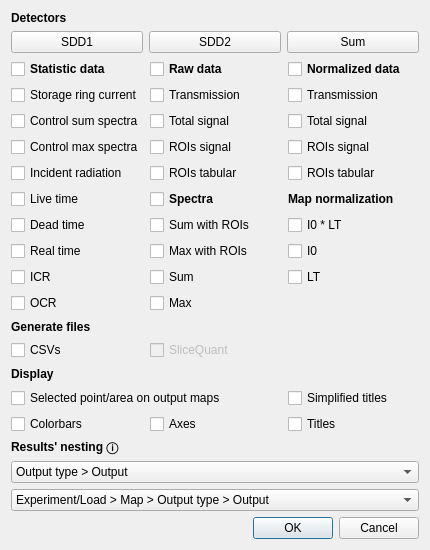
<?xml version="1.0" encoding="UTF-8"?>
<ui version="4.0">
 <class>Dialog</class>
 <widget class="QDialog" name="Dialog">
  <property name="geometry">
   <rect>
    <x>0</x>
    <y>0</y>
    <width>430</width>
    <height>550</height>
   </rect>
  </property>
  <property name="sizePolicy">
   <sizepolicy hsizetype="Fixed" vsizetype="Fixed">
    <horstretch>0</horstretch>
    <verstretch>0</verstretch>
   </sizepolicy>
  </property>
  <property name="minimumSize">
   <size>
    <width>430</width>
    <height>550</height>
   </size>
  </property>
  <layout class="QVBoxLayout" name="verticalLayout">
   <item>
    <widget class="QLabel" name="label_Detectors">
     <property name="sizePolicy">
      <sizepolicy hsizetype="Preferred" vsizetype="Fixed">
       <horstretch>0</horstretch>
       <verstretch>0</verstretch>
      </sizepolicy>
     </property>
     <property name="font">
      <font>
       <bold>true</bold>
      </font>
     </property>
     <property name="text">
      <string>Detectors</string>
     </property>
    </widget>
   </item>
   <item>
    <layout class="QHBoxLayout" name="horizontalLayout">
     <item>
      <widget class="QPushButton" name="pushButton_DetectorsSDD1">
       <property name="sizePolicy">
        <sizepolicy hsizetype="Minimum" vsizetype="Fixed">
         <horstretch>0</horstretch>
         <verstretch>0</verstretch>
        </sizepolicy>
       </property>
       <property name="text">
        <string>SDD1</string>
       </property>
       <property name="checkable">
        <bool>true</bool>
       </property>
      </widget>
     </item>
     <item>
      <widget class="QPushButton" name="pushButton_DetectorsSDD2">
       <property name="sizePolicy">
        <sizepolicy hsizetype="Minimum" vsizetype="Fixed">
         <horstretch>0</horstretch>
         <verstretch>0</verstretch>
        </sizepolicy>
       </property>
       <property name="text">
        <string>SDD2</string>
       </property>
       <property name="checkable">
        <bool>true</bool>
       </property>
      </widget>
     </item>
     <item>
      <widget class="QPushButton" name="pushButton_DetectorsSum">
       <property name="sizePolicy">
        <sizepolicy hsizetype="Minimum" vsizetype="Fixed">
         <horstretch>0</horstretch>
         <verstretch>0</verstretch>
        </sizepolicy>
       </property>
       <property name="text">
        <string>Sum</string>
       </property>
       <property name="checkable">
        <bool>true</bool>
       </property>
      </widget>
     </item>
    </layout>
   </item>
   <item>
    <layout class="QGridLayout" name="gridLayout">
     <item row="14" column="1">
      <widget class="QCheckBox" name="checkBox_DispAxes">
       <property name="text">
        <string>Axes</string>
       </property>
      </widget>
     </item>
     <item row="1" column="1">
      <widget class="QCheckBox" name="checkBox_UNormPIN">
       <property name="sizePolicy">
        <sizepolicy hsizetype="Preferred" vsizetype="Fixed">
         <horstretch>0</horstretch>
         <verstretch>0</verstretch>
        </sizepolicy>
       </property>
       <property name="text">
        <string>Transmission</string>
       </property>
      </widget>
     </item>
     <item row="3" column="2">
      <widget class="QCheckBox" name="checkBox_NormROIs">
       <property name="sizePolicy">
        <sizepolicy hsizetype="Preferred" vsizetype="Fixed">
         <horstretch>0</horstretch>
         <verstretch>0</verstretch>
        </sizepolicy>
       </property>
       <property name="text">
        <string>ROIs signal</string>
       </property>
      </widget>
     </item>
     <item row="0" column="2">
      <widget class="QCheckBox" name="checkBox_Norm">
       <property name="font">
        <font>
         <bold>true</bold>
        </font>
       </property>
       <property name="text">
        <string>Normalized data</string>
       </property>
       <property name="tristate">
        <bool>true</bool>
       </property>
      </widget>
     </item>
     <item row="12" column="0">
      <widget class="QLabel" name="label_5">
       <property name="font">
        <font>
         <bold>true</bold>
        </font>
       </property>
       <property name="text">
        <string>Display</string>
       </property>
      </widget>
     </item>
     <item row="4" column="1">
      <widget class="QCheckBox" name="checkBox_UNormTabular">
       <property name="text">
        <string>ROIs tabular</string>
       </property>
      </widget>
     </item>
     <item row="6" column="1">
      <widget class="QCheckBox" name="checkBox_SpectraSumROIs">
       <property name="sizePolicy">
        <sizepolicy hsizetype="Preferred" vsizetype="Fixed">
         <horstretch>0</horstretch>
         <verstretch>0</verstretch>
        </sizepolicy>
       </property>
       <property name="text">
        <string>Sum with ROIs</string>
       </property>
      </widget>
     </item>
     <item row="0" column="1">
      <widget class="QCheckBox" name="checkBox_UNorm">
       <property name="font">
        <font>
         <bold>true</bold>
        </font>
       </property>
       <property name="text">
        <string>Raw data</string>
       </property>
       <property name="tristate">
        <bool>true</bool>
       </property>
      </widget>
     </item>
     <item row="7" column="2">
      <widget class="QCheckBox" name="checkBox_NormTypeI0">
       <property name="text">
        <string>I0</string>
       </property>
      </widget>
     </item>
     <item row="14" column="2">
      <widget class="QCheckBox" name="checkBox_DispTitles">
       <property name="text">
        <string>Titles</string>
       </property>
      </widget>
     </item>
     <item row="5" column="0">
      <widget class="QCheckBox" name="checkBox_DiagLT">
       <property name="sizePolicy">
        <sizepolicy hsizetype="Preferred" vsizetype="Fixed">
         <horstretch>0</horstretch>
         <verstretch>0</verstretch>
        </sizepolicy>
       </property>
       <property name="text">
        <string>Live time</string>
       </property>
      </widget>
     </item>
     <item row="8" column="2">
      <widget class="QCheckBox" name="checkBox_NormTypeLT">
       <property name="text">
        <string>LT</string>
       </property>
      </widget>
     </item>
     <item row="13" column="2">
      <widget class="QCheckBox" name="checkBox_DispSimpTitles">
       <property name="text">
        <string>Simplified titles</string>
       </property>
      </widget>
     </item>
     <item row="13" column="0" colspan="2">
      <widget class="QCheckBox" name="checkBox_DispSelected">
       <property name="text">
        <string>Selected point/area on output maps</string>
       </property>
      </widget>
     </item>
     <item row="11" column="1">
      <widget class="QCheckBox" name="checkBox_GenWiatrowska">
       <property name="enabled">
        <bool>false</bool>
       </property>
       <property name="text">
        <string>SliceQuant</string>
       </property>
      </widget>
     </item>
     <item row="10" column="0">
      <widget class="QLabel" name="label_6">
       <property name="font">
        <font>
         <bold>true</bold>
        </font>
       </property>
       <property name="text">
        <string>Generate files</string>
       </property>
      </widget>
     </item>
     <item row="3" column="1">
      <widget class="QCheckBox" name="checkBox_UNormROIs">
       <property name="sizePolicy">
        <sizepolicy hsizetype="Preferred" vsizetype="Fixed">
         <horstretch>0</horstretch>
         <verstretch>0</verstretch>
        </sizepolicy>
       </property>
       <property name="text">
        <string>ROIs signal</string>
       </property>
      </widget>
     </item>
     <item row="7" column="1">
      <widget class="QCheckBox" name="checkBox_SpectraMaxROIs">
       <property name="text">
        <string>Max with ROIs</string>
       </property>
      </widget>
     </item>
     <item row="9" column="1">
      <widget class="QCheckBox" name="checkBox_SpectraMax">
       <property name="sizePolicy">
        <sizepolicy hsizetype="Preferred" vsizetype="Fixed">
         <horstretch>0</horstretch>
         <verstretch>0</verstretch>
        </sizepolicy>
       </property>
       <property name="text">
        <string>Max</string>
       </property>
      </widget>
     </item>
     <item row="2" column="2">
      <widget class="QCheckBox" name="checkBox_NormTotal">
       <property name="sizePolicy">
        <sizepolicy hsizetype="Preferred" vsizetype="Fixed">
         <horstretch>0</horstretch>
         <verstretch>0</verstretch>
        </sizepolicy>
       </property>
       <property name="text">
        <string>Total signal</string>
       </property>
      </widget>
     </item>
     <item row="5" column="1">
      <widget class="QCheckBox" name="checkBox_Spectra">
       <property name="font">
        <font>
         <bold>true</bold>
        </font>
       </property>
       <property name="text">
        <string>Spectra</string>
       </property>
       <property name="tristate">
        <bool>true</bool>
       </property>
      </widget>
     </item>
     <item row="2" column="0">
      <widget class="QCheckBox" name="checkBox_DiagSum">
       <property name="sizePolicy">
        <sizepolicy hsizetype="Preferred" vsizetype="Fixed">
         <horstretch>0</horstretch>
         <verstretch>0</verstretch>
        </sizepolicy>
       </property>
       <property name="text">
        <string>Control sum spectra</string>
       </property>
      </widget>
     </item>
     <item row="8" column="1">
      <widget class="QCheckBox" name="checkBox_SpectraSum">
       <property name="sizePolicy">
        <sizepolicy hsizetype="Preferred" vsizetype="Fixed">
         <horstretch>0</horstretch>
         <verstretch>0</verstretch>
        </sizepolicy>
       </property>
       <property name="text">
        <string>Sum</string>
       </property>
      </widget>
     </item>
     <item row="6" column="0">
      <widget class="QCheckBox" name="checkBox_DiagDT">
       <property name="sizePolicy">
        <sizepolicy hsizetype="Preferred" vsizetype="Fixed">
         <horstretch>0</horstretch>
         <verstretch>0</verstretch>
        </sizepolicy>
       </property>
       <property name="text">
        <string>Dead time</string>
       </property>
      </widget>
     </item>
     <item row="7" column="0">
      <widget class="QCheckBox" name="checkBox_DiagRT">
       <property name="sizePolicy">
        <sizepolicy hsizetype="Preferred" vsizetype="Fixed">
         <horstretch>0</horstretch>
         <verstretch>0</verstretch>
        </sizepolicy>
       </property>
       <property name="text">
        <string>Real time</string>
       </property>
      </widget>
     </item>
     <item row="6" column="2">
      <widget class="QCheckBox" name="checkBox_NormTypeI0LT">
       <property name="text">
        <string>I0 * LT</string>
       </property>
      </widget>
     </item>
     <item row="0" column="0">
      <widget class="QCheckBox" name="checkBox_Diag">
       <property name="font">
        <font>
         <bold>true</bold>
        </font>
       </property>
       <property name="text">
        <string>Statistic data</string>
       </property>
       <property name="tristate">
        <bool>true</bool>
       </property>
      </widget>
     </item>
     <item row="4" column="2">
      <widget class="QCheckBox" name="checkBox_NormTabular">
       <property name="text">
        <string>ROIs tabular</string>
       </property>
      </widget>
     </item>
     <item row="1" column="0">
      <widget class="QCheckBox" name="checkBox_DiagRC">
       <property name="sizePolicy">
        <sizepolicy hsizetype="Preferred" vsizetype="Fixed">
         <horstretch>0</horstretch>
         <verstretch>0</verstretch>
        </sizepolicy>
       </property>
       <property name="text">
        <string>Storage ring current</string>
       </property>
      </widget>
     </item>
     <item row="11" column="0">
      <widget class="QCheckBox" name="checkBox_GenCsvs">
       <property name="text">
        <string>CSVs</string>
       </property>
      </widget>
     </item>
     <item row="2" column="1">
      <widget class="QCheckBox" name="checkBox_UNormTotal">
       <property name="sizePolicy">
        <sizepolicy hsizetype="Preferred" vsizetype="Fixed">
         <horstretch>0</horstretch>
         <verstretch>0</verstretch>
        </sizepolicy>
       </property>
       <property name="text">
        <string>Total signal</string>
       </property>
      </widget>
     </item>
     <item row="4" column="0">
      <widget class="QCheckBox" name="checkBox_DiagI0">
       <property name="sizePolicy">
        <sizepolicy hsizetype="Preferred" vsizetype="Fixed">
         <horstretch>0</horstretch>
         <verstretch>0</verstretch>
        </sizepolicy>
       </property>
       <property name="text">
        <string>Incident radiation</string>
       </property>
      </widget>
     </item>
     <item row="5" column="2">
      <widget class="QLabel" name="label_2">
       <property name="font">
        <font>
         <bold>true</bold>
        </font>
       </property>
       <property name="text">
        <string>Map normalization</string>
       </property>
      </widget>
     </item>
     <item row="1" column="2">
      <widget class="QCheckBox" name="checkBox_NormPIN">
       <property name="text">
        <string>Transmission</string>
       </property>
      </widget>
     </item>
     <item row="14" column="0">
      <widget class="QCheckBox" name="checkBox_DispColorbars">
       <property name="text">
        <string>Colorbars</string>
       </property>
      </widget>
     </item>
     <item row="8" column="0">
      <widget class="QCheckBox" name="checkBox_DiagICR">
       <property name="sizePolicy">
        <sizepolicy hsizetype="Preferred" vsizetype="Fixed">
         <horstretch>0</horstretch>
         <verstretch>0</verstretch>
        </sizepolicy>
       </property>
       <property name="text">
        <string>ICR</string>
       </property>
      </widget>
     </item>
     <item row="9" column="0">
      <widget class="QCheckBox" name="checkBox_DiagOCR">
       <property name="sizePolicy">
        <sizepolicy hsizetype="Preferred" vsizetype="Fixed">
         <horstretch>0</horstretch>
         <verstretch>0</verstretch>
        </sizepolicy>
       </property>
       <property name="text">
        <string>OCR</string>
       </property>
      </widget>
     </item>
     <item row="15" column="0">
      <widget class="QLabel" name="label_Nesting">
       <property name="font">
        <font>
         <bold>true</bold>
        </font>
       </property>
       <property name="toolTip">
        <string>&lt;html&gt;&lt;head/&gt;&lt;body&gt;&lt;p&gt;&lt;span style=&quot; font-weight:700;&quot;&gt;Output type&lt;/span&gt; generates subfolders with names:&lt;/p&gt;&lt;ul style=&quot;margin-top: 0px; margin-bottom: 0px; margin-left: 0px; margin-right: 0px; -qt-list-indent: 1;&quot;&gt;&lt;li style=&quot; margin-top:12px; margin-bottom:0px; margin-left:0px; margin-right:0px; -qt-block-indent:0; text-indent:0px;&quot;&gt;StatisticData,&lt;/li&gt;&lt;li style=&quot; margin-top:0px; margin-bottom:0px; margin-left:0px; margin-right:0px; -qt-block-indent:0; text-indent:0px;&quot;&gt;RawData,&lt;/li&gt;&lt;li style=&quot; margin-top:0px; margin-bottom:0px; margin-left:0px; margin-right:0px; -qt-block-indent:0; text-indent:0px;&quot;&gt;Normalized&amp;lt;NormalizationType&amp;gt;,&lt;/li&gt;&lt;li style=&quot; margin-top:0px; margin-bottom:12px; margin-left:0px; margin-right:0px; -qt-block-indent:0; text-indent:0px;&quot;&gt;Spectra,&lt;/li&gt;&lt;/ul&gt;&lt;p&gt;where &lt;span style=&quot; font-weight:700;&quot;&gt;Output&lt;/span&gt; (result files) will be placed in accordance with the above selection.&lt;/p&gt;&lt;/body&gt;&lt;/html&gt;</string>
       </property>
       <property name="lineWidth">
        <number>2</number>
       </property>
       <property name="text">
        <string>&lt;html&gt;&lt;head/&gt;&lt;body&gt;&lt;p&gt;Results' nesting ⓘ&lt;/p&gt;&lt;/body&gt;&lt;/html&gt;</string>
       </property>
      </widget>
     </item>
     <item row="3" column="0">
      <widget class="QCheckBox" name="checkBox_DiagMax">
       <property name="sizePolicy">
        <sizepolicy hsizetype="Preferred" vsizetype="Fixed">
         <horstretch>0</horstretch>
         <verstretch>0</verstretch>
        </sizepolicy>
       </property>
       <property name="text">
        <string>Control max spectra</string>
       </property>
      </widget>
     </item>
     <item row="16" column="0" colspan="3">
      <layout class="QVBoxLayout" name="verticalLayout_2">
       <item>
        <widget class="QComboBox" name="comboBox_Single">
         <item>
          <property name="text">
           <string>Output type &gt; Output</string>
          </property>
         </item>
         <item>
          <property name="text">
           <string>Output</string>
          </property>
         </item>
        </widget>
       </item>
       <item>
        <widget class="QComboBox" name="comboBox_Batch">
         <item>
          <property name="text">
           <string>Experiment/Load &gt; Map &gt; Output type &gt; Output</string>
          </property>
         </item>
         <item>
          <property name="text">
           <string>Experiment/Load &gt; Map &gt; Output</string>
          </property>
         </item>
         <item>
          <property name="text">
           <string>Map &gt; Output type &gt; Output</string>
          </property>
         </item>
         <item>
          <property name="text">
           <string>Map &gt; Output</string>
          </property>
         </item>
         <item>
          <property name="text">
           <string>Output</string>
          </property>
         </item>
         <item>
          <property name="text">
           <string>Output type &gt; Output</string>
          </property>
         </item>
         <item>
          <property name="text">
           <string>Output type &gt; Map &gt; Output</string>
          </property>
         </item>
         <item>
          <property name="text">
           <string>Output type &gt; Experiment/Load &gt; Map &gt; Output</string>
          </property>
         </item>
         <item>
          <property name="text">
           <string>Experiment/Load &gt; Output type &gt; Map &gt; Output</string>
          </property>
         </item>
        </widget>
       </item>
      </layout>
     </item>
    </layout>
   </item>
   <item>
    <widget class="QDialogButtonBox" name="buttonBox">
     <property name="orientation">
      <enum>Qt::Orientation::Horizontal</enum>
     </property>
     <property name="standardButtons">
      <set>QDialogButtonBox::StandardButton::Cancel|QDialogButtonBox::StandardButton::Ok</set>
     </property>
    </widget>
   </item>
  </layout>
 </widget>
 <resources/>
 <connections>
  <connection>
   <sender>buttonBox</sender>
   <signal>accepted()</signal>
   <receiver>Dialog</receiver>
   <slot>accept()</slot>
   <hints>
    <hint type="sourcelabel">
     <x>248</x>
     <y>254</y>
    </hint>
    <hint type="destinationlabel">
     <x>157</x>
     <y>274</y>
    </hint>
   </hints>
  </connection>
  <connection>
   <sender>buttonBox</sender>
   <signal>rejected()</signal>
   <receiver>Dialog</receiver>
   <slot>reject()</slot>
   <hints>
    <hint type="sourcelabel">
     <x>316</x>
     <y>260</y>
    </hint>
    <hint type="destinationlabel">
     <x>286</x>
     <y>274</y>
    </hint>
   </hints>
  </connection>
 </connections>
</ui>
